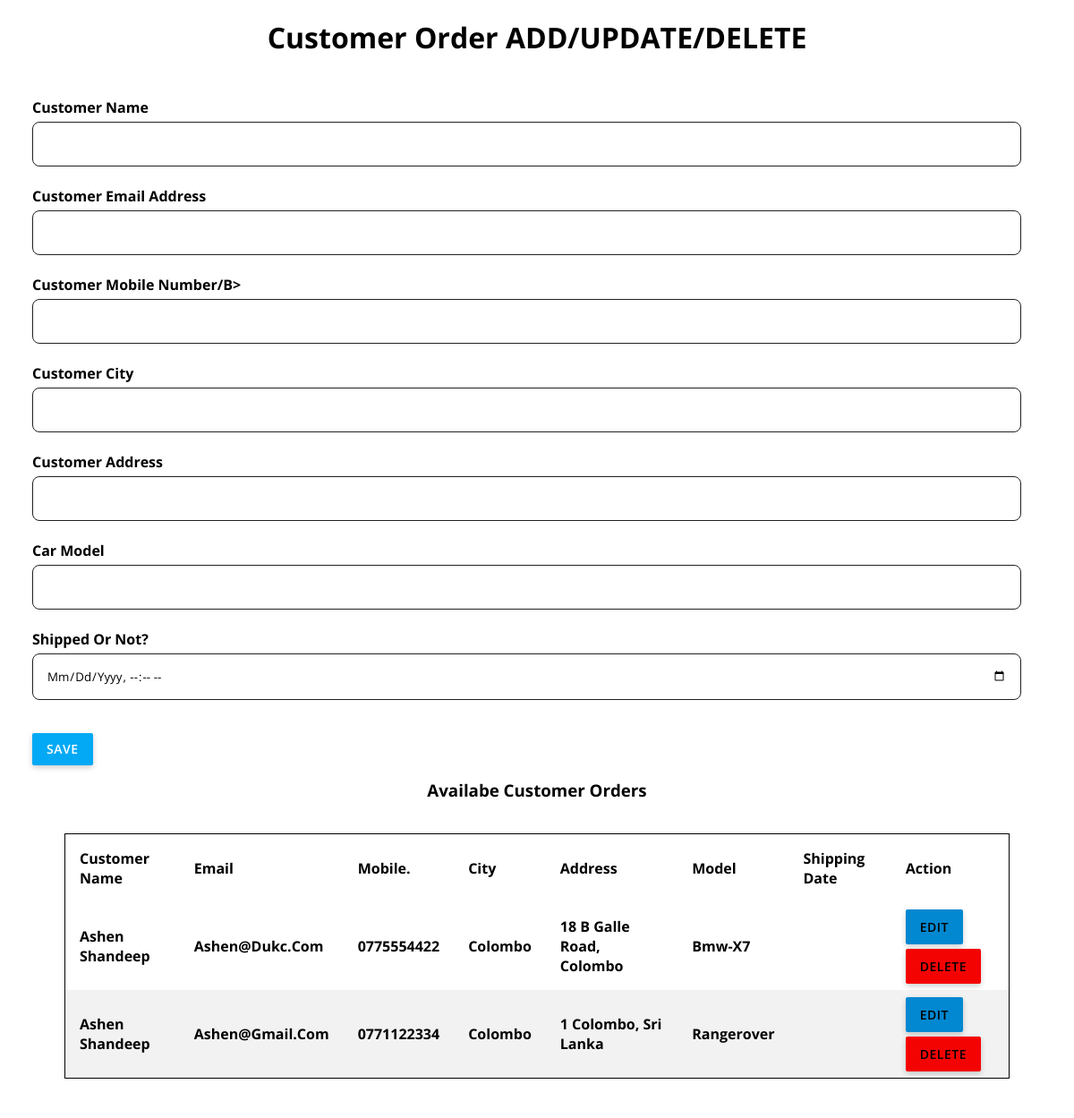
The app's page /admin/car-order.php with its own data.
### tables this page shows
CREATE TABLE `car_order` (
  `id` int NOT NULL AUTO_INCREMENT,
  `fullname` varchar(100) NOT NULL,
  `email` varchar(100) NOT NULL,
  `phone` varchar(12) NOT NULL,
  `city` varchar(45) NOT NULL,
  `address` varchar(100) NOT NULL,
  `model` varchar(45) DEFAULT NULL,
  `shipping` datetime DEFAULT NULL,
  PRIMARY KEY (`id`)
);

### admin/car-infor-pro.php (called while the page is built, shortened)
<?php
$update = false;

### admin/car-order.php (the view, shortened to what this page needs)
<?php
    require_once'car-infor-pro.php';
?>
<!DOCTYPE html>
<html lang="en">
<head>
    <link rel="stylesheet" href="index.css">
</head>
<body >
    <div>
        <h1>Customer Order ADD/UPDATE/DELETE</h1>
    </div>
    <form action="car-order-pro.php" method="POST" class="container">
        <div>
            <label for="fullname"><b>Customer Name</b></label> <br>
            <input type="text" name="fullname"  value="<?php echo $fullname; ?>">
        </div>
        <div>
            <label for="email"><b>Customer Email Address</b></label> <br>
            <input type="text" name="email" value="<?php echo $email; ?>">
        </div>
        <div>
        <label for="phone"><b>Customer Mobile Number/b></label> <br>
            <input type="textarea" name="phone"  value="<?php echo $phone; ?>">
        </div>
        <div>
            <label for="city"><b>Customer City</b></label> <br>
            <input type="text" name="city"  value="<?php echo $city; ?>">
        </div>
        <div>
            <label for="address"><b>Customer Address</b></label> <br>
            <input type="text" name="address"  value="<?php echo $address; ?>">
        </div>
        <div>
            <label for="model"><b>Car Model</b></label> <br>
            <input type="text" name="model" value="<?php echo $model; ?>">
        </div>
        <div>
        <label for="shipping"><b>Shipped or Not?</b></label> <br>
            <input type="datetime-local" name="shipping"  value="<?php echo $shipping; ?>">
        </div>
        <?php
            if($update == true){
        ?>
        <button type="submit" name="update"  class="update">Update</button>
        <?php
            }
            else{
        ?>
            <button type="submit" name="save"  class="save">Save</button>
        <?php
            }
        ?>
    </form>
    <?php
       $mysqli = new mysqli('localhost', 'root', 'As+s01galaxysa', 'csmotors')
       or die(mysqli_error($mysqli));
       $result = $mysqli->query("SELECT * FROM car_order") or die($mysqli->error);
    ?>
    <div>
        <h3 style="text-align: center;">Availabe Customer Orders</h3>
    </div>
    <div class="container2">
        <table>
            <thead>
                <tr>
                    <th>Customer Name</th>
                    <th>Email</th>
                    <th>Mobile.</th>
                    <th>City</th>
                    <th>Address</th>
                    <th>Model</th>
                    <th>Shipping Date</th>
                    <th colspan="2">Action</th>
                </tr>
            </thead>
            <?php
                while($row = $result->fetch_assoc()){?>
                <tr>
                    <td><?php echo $row['fullname'];?></td>
                    <td><?php echo $row['email'];?></td>
                    <td><?php echo $row['phone'];?></td>
                    <td><?php echo $row['city'];?></td>
                    <td><?php echo $row['address'];?></td>
                    <td><?php echo $row['model'];?></td>
                    <td><?php echo $row['shipping'];?></td>
                    <td>
                        <a href="car-order.php?edit=<?php echo $row['id']; ?>" class="edit">Edit</a><br>
                        <br>
                        <a href="car-order-pro.php?delete=<?php echo $row['id']; ?>" class="delete">Delete</a>
                    </td>
                </tr>
            <?php };?>
        </table>
    </div>
</body>
</html>

### admin/index.css (style rules this page uses)
* { font-family: 'Open Sans', sans-serif; margin: 0; padding: 0; box-sizing: border-box; border: none; text-decoration: none; text-transform: capitalize; }
html { overflow-x: hidden; }
h1 { text-align: center; margin: 10px 30px; padding: 10px; }
.container { position:-webkit-sticky; right: 0; margin: 20px; max-width: 100%; height: 100%; padding: 16px; border-radius: 5px; }
input { border-radius: 8px; width: 98%; color: rgb(0, 0, 0); padding: 15px; margin: 5px 0 22px 0; border: 1px solid #212121; background: #ffffff; }
.save { background: #03A9F4; padding: 10px 16px; width: auto; font-weight: 600; text-transform: uppercase; font-size: 14px; color: #fff; line-height: 16px; letter-spacing: 0.5px; border-radius: 2px; box-shadow: 0 2px 6px rgba(0,0,0,0.1), 0 3px 6px rgba(0,0,0,0.1); border: 0; outline: 0; margin: 15px 15px 15px 0; transition: all 0.25s; }
.container2 { position:relative; left: 0; margin: 20px; max-width: 100%; height: 100%; padding: 16px; background-color: white; border-radius: 5px; }
table { border-collapse: collapse; width: 100%; border: 1px solid rgb(0, 0, 0); }
th, td { text-align: left; padding: 16px; }
tr:nth-child(even) { background-color: #f2f2f2; }
.edit { background: #0288D1; padding: 10px 16px; width: auto; font-weight: 600; text-transform: uppercase; font-size: 14px; color: rgb(0, 0, 0); line-height: 16px; letter-spacing: 0.5px; border-radius: 2px; box-shadow: 0 2px 6px rgba(0,0,0,0.1), 0 3px 6px rgba(0,0,0,0.1); border: 0; outline: 0; margin: 15px 15px 15px 0; transition: all 0.25s; }
.delete { background: #f40303; padding: 10px 16px; width: auto; font-weight: 600; text-transform: uppercase; font-size: 14px; color: rgb(0, 0, 0); line-height: 16px; letter-spacing: 0.5px; border-radius: 2px; box-shadow: 0 2px 6px rgba(0,0,0,0.1), 0 3px 6px rgba(0,0,0,0.1); border: 0; outline: 0; margin: 15px 15px 15px 0; transition: all 0.25s; }

### records on screen
car_order: fullname "Ashen Shandeep", email "Ashen@dukc.com", phone "0775554422", city "Colombo", address "18 B Galle Road, Colombo", model "Bmw-X7"
car_order: fullname "Ashen Shandeep", email "Ashen@gmail.com", phone "0771122334", city "Colombo", address "1 Colombo, Sri Lanka", model "Rangerover"
